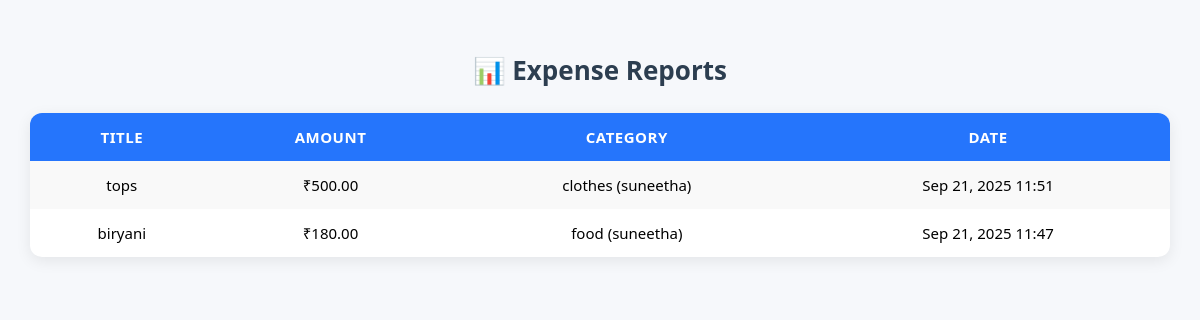
/reports/ (signed in), run on the app's committed database.
### mainapp/models.py (models this page shows, shortened)
class Expense(models.Model):
    user = models.ForeignKey(User, on_delete=models.CASCADE)
    title = models.CharField(max_length=100)
    amount = models.DecimalField(max_digits=10, decimal_places=2)
    category = models.ForeignKey(Category, on_delete=models.CASCADE)  # linked to Category
    date = models.DateTimeField(auto_now_add=True)

class Category(models.Model):
    user = models.ForeignKey(User, on_delete=models.CASCADE)  # user-wise categories
    name = models.CharField(max_length=50)
    class Meta:
        unique_together = ('user', 'name')  # same user can't add duplicate category
    def __str__(self):
        return f"{self.name} ({self.user.username})"

### mainapp/views.py (the view)
# urls.py: path('reports/', views.reports, name='reports'),
@login_required
def reports(request):
    expenses = Expense.objects.filter(user=request.user).order_by('-date')
    return render(request, 'reports.html', {'expenses': expenses})

### mainapp/templates/reports.html (shortened to what this page needs)
{% load static %}
<!DOCTYPE html>
<html lang="en">
<head>
</head>
<body>
<h2>📊 Expense Reports</h2>
<table class="report-table">
  <tr>
    <th>Title</th>
    <th>Amount</th>
    <th>Category</th>
    <th>Date</th>
  </tr>
  {% for exp in expenses %}
  <tr>
    <td>{{ exp.title }}</td>
    <td>₹{{ exp.amount }}</td>
    <td>{{ exp.category }}</td>
    <td>{{ exp.date|date:"M d, Y H:i" }}</td>
  </tr>
  {% empty %}
  <tr>
    <td colspan="4" class="no-data">No expenses yet.</td>
  </tr>
  {% endfor %}
</table>
</body>
</html>

### mainapp/templates/reports.html (style rules this page uses)
body { font-family: "Segoe UI", Arial, sans-serif; background: #f6f8fb; margin: 0; padding: 30px; }
h2 { text-align: center; margin-bottom: 25px; font-size: 26px; color: #2c3e50; }
.report-table { width: 100%; border-collapse: collapse; background: #fff; box-shadow: 0 4px 15px rgba(0,0,0,0.08); border-radius: 12px; overflow: hidden; }
.report-table th, .report-table td { padding: 14px 18px; text-align: center; font-size: 15px; }
.report-table th { background: #2575fc; color: #fff; text-transform: uppercase; letter-spacing: 0.5px; }
.report-table tr:nth-child(even) { background: #f9f9f9; }

### data on the page
Expense: title "tops", amount "500.00", category "clothes (suneetha)", date "Sep 21, 2025 11:51"
Expense: title "biryani", amount "180.00", category "food (suneetha)", date "Sep 21, 2025 11:47"
